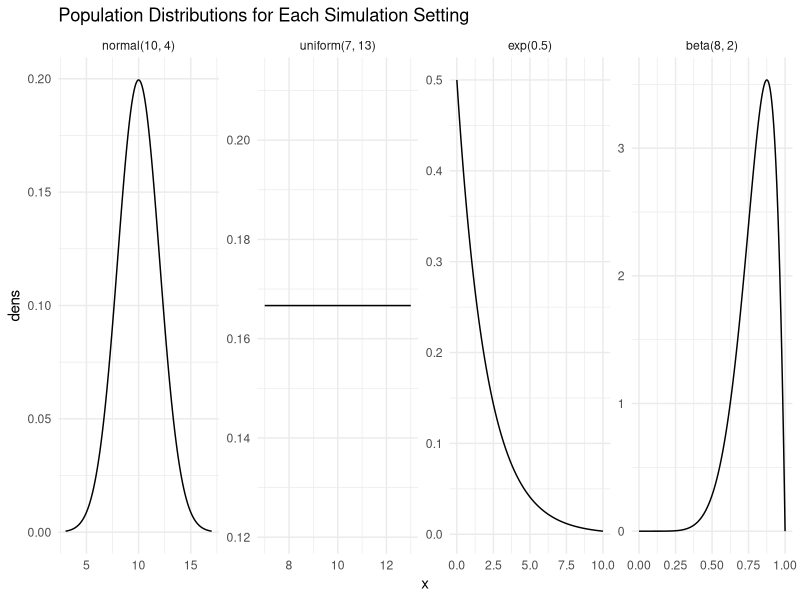
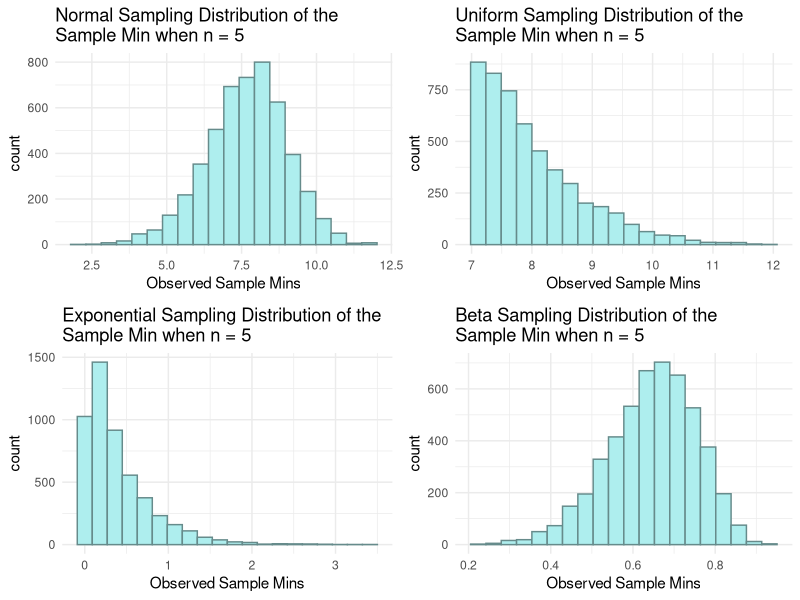
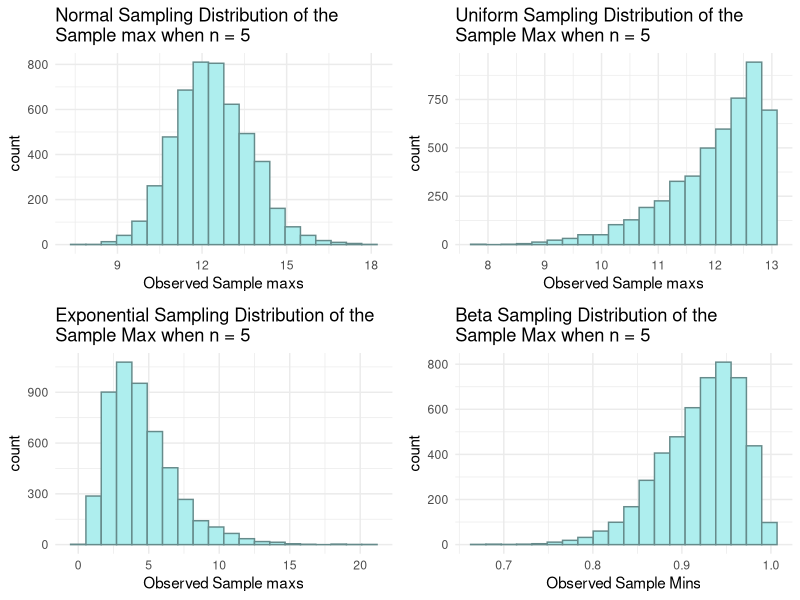
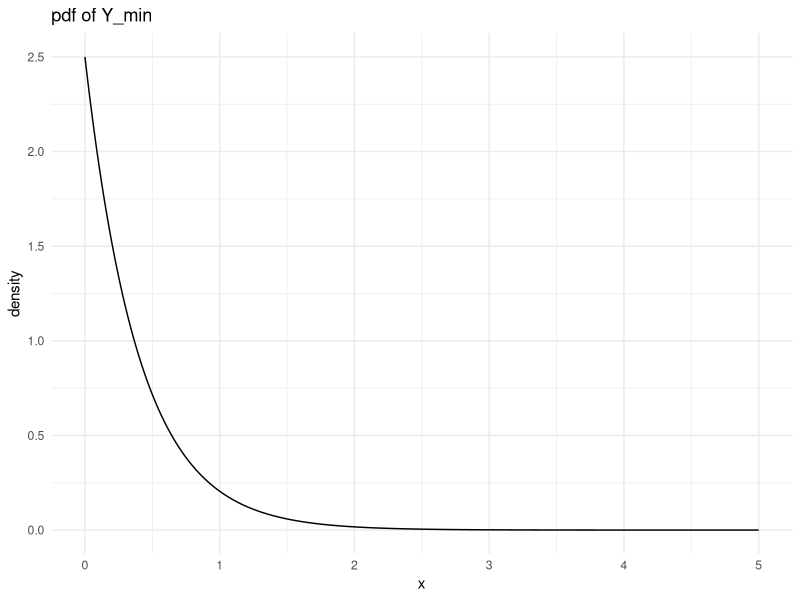
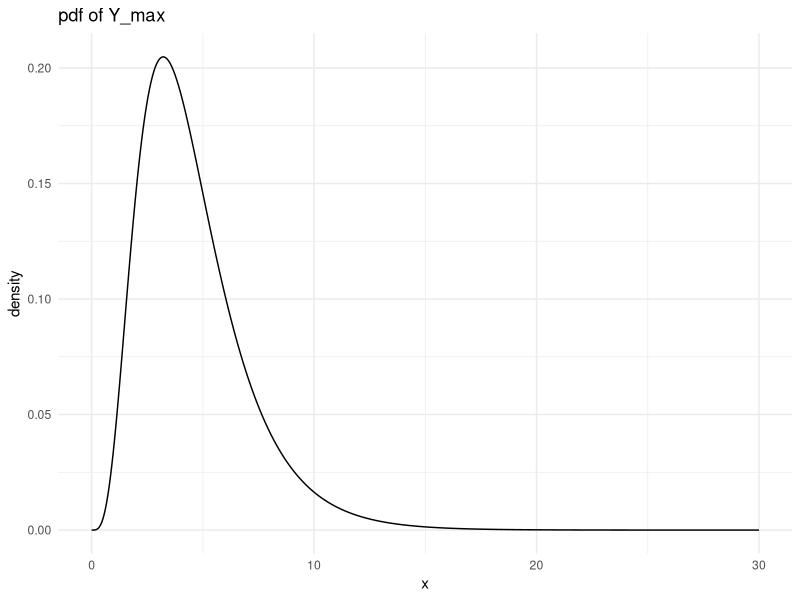

The R source for these figures, in order:
## ---- chunk 1
#| warnings: false
#| output: false
library(tidyverse)
library(gridExtra)
library(knitr)
## ---- chunk 2
#| echo: false

## create population graphs

norm_df <- tibble(x = seq(3, 17, length.out = 1000),
                  dens = dnorm(x, mean = 10, sd = 2),
                  pop = "normal(10, 4)")
unif_df <- tibble(x = seq(7, 13, length.out = 1000),
                  dens = dunif(x, 7, 13),
                  pop = "uniform(7, 13)")
exp_df <- tibble(x = seq(0, 10, length.out = 1000),
                 dens = dexp(x, 0.5),
                 pop = "exp(0.5)")
beta_df <- tibble(x = seq(0, 1, length.out = 1000),
                  dens = dbeta(x, 8, 2),
                  pop = "beta(8, 2)")

pop_plot <- bind_rows(norm_df, unif_df, exp_df, beta_df) |>
  mutate(pop = fct_relevel(pop, c("normal(10, 4)", "uniform(7, 13)",
                                  "exp(0.5)", "beta(8, 2)")))

ggplot(data = pop_plot, aes(x = x, y = dens)) +
  geom_line() +
  theme_minimal() +
  facet_wrap(~ pop, nrow = 1, scales = "free") +
  labs(title = "Population Distributions for Each Simulation Setting")
## ---- chunk 3
n <- 5            # sample size
mu <- 10          # population mean
sigma <- 2        # population standard deviation

generate_normal_min <- function(mu, sigma, n) {
  
  single_sample <- rnorm(n, mu, sigma)
  sample_min <- min(single_sample)
  
  return(sample_min)
}

nsim <- 5000      # number of simulations

## code to map through the function. 
## the \(i) syntax says to just repeat the generate_normal_mean function
## nsim times
normal_mins <- map_dbl(1:nsim, \(i) generate_normal_min(mu = mu, sigma = sigma, n = n))

## print some of the 5000 means
## each number represents the sample mean from __one__ sample.
normal_mins_df <- tibble(normal_mins)

normal_min_plot <- ggplot(data = normal_mins_df, aes(x = normal_mins)) +
  geom_histogram(colour = "paleturquoise4", fill = "paleturquoise2", bins = 20) +
  theme_minimal() +
  labs(x = "Observed Sample Mins",
       title = paste("Normal Sampling Distribution of the \nSample Min when n =", n))

kable(normal_mins_df |>
  summarise(mean_samp_dist = mean(normal_mins),
            var_samp_dist = var(normal_mins),
            se_samp_dist = sd(normal_mins)))
## ---- chunk 4
n <- 5            # sample size
mu <- 10          # population mean
sigma <- 2        # population standard deviation

generate_normal_max <- function(mu, sigma, n) {
  
  single_sample <- rnorm(n, mu, sigma)
  sample_max <- max(single_sample)
  
  return(sample_max)
}

nsim <- 5000  

normal_maxs <- map_dbl(1:nsim, \(i) generate_normal_max(mu = mu, sigma = sigma, n = n))

normal_maxs_df <- tibble(normal_maxs)

normal_max_plot <- ggplot(data = normal_maxs_df, aes(x = normal_maxs)) +
  geom_histogram(colour = "paleturquoise4", fill = "paleturquoise2", bins = 20) +
  theme_minimal() +
  labs(x = "Observed Sample maxs",
       title = paste("Normal Sampling Distribution of the \nSample max when n =", n))

kable(normal_maxs_df |>
  summarise(mean_samp_dist = mean(normal_maxs),
            var_samp_dist = var(normal_maxs),
            se_samp_dist = sd(normal_maxs)))
## ---- chunk 5
n <- 5        
theta_1 <- 7         
theta_2 <- 13        

generate_uniform_min <- function(theta_1, theta_2, n) {
  
  single_sample <- runif(n, theta_1, theta_2)
  sample_min <- min(single_sample)
  
  return(sample_min)
}

nsim <- 5000

uniform_mins <- map_dbl(1:nsim, \(i) generate_uniform_min(theta_1 = theta_1, theta_2 = theta_2, n = n))

uniform_mins_df <- tibble(uniform_mins)

uniform_min_plot <- ggplot(data = uniform_mins_df, aes(x = uniform_mins)) +
  geom_histogram(colour = "paleturquoise4", fill = "paleturquoise2", bins = 20) +
  theme_minimal() +
  labs(x = "Observed Sample Mins",
       title = paste("Uniform Sampling Distribution of the \nSample Min when n =", n))

kable(uniform_mins_df |>
  summarise(mean_samp_dist = mean(uniform_mins),
            var_samp_dist = var(uniform_mins),
            se_samp_dist = sd(uniform_mins)))
## ---- chunk 6
n <- 5    
theta_1 <- 7         
theta_2 <- 13        

generate_uniform_max <- function(theta_1, theta_2, n) {
  
  single_sample <- runif(n, theta_1, theta_2)
  sample_max <- max(single_sample)
  
  return(sample_max)
}

nsim <- 5000

uniform_maxs <- map_dbl(1:nsim, \(i) generate_uniform_max(theta_1 = theta_1, theta_2 = theta_2, n = n))

uniform_maxs_df <- tibble(uniform_maxs)

uniform_max_plot <- ggplot(data = uniform_maxs_df, aes(x = uniform_maxs)) +
  geom_histogram(colour = "paleturquoise4", fill = "paleturquoise2", bins = 20) +
  theme_minimal() +
  labs(x = "Observed Sample maxs",
       title = paste("Uniform Sampling Distribution of the \nSample Max when n =", n))

kable(uniform_maxs_df |>
  summarise(mean_samp_dist = mean(uniform_maxs),
            var_samp_dist = var(uniform_maxs),
            se_samp_dist = sd(uniform_maxs)))
## ---- chunk 7
n <- 5            
lambda <- 0.5      

generate_exponential_min <- function(lambda, n) {
  
  single_sample <- rexp(n, lambda)
  sample_min <- min(single_sample)
  
  return(sample_min)
}

nsim <- 5000     

exponential_mins <- map_dbl(1:nsim, \(i) generate_exponential_min(lambda = lambda, n = n))

exponential_mins_df <- tibble(exponential_mins)

exponential_min_plot <- ggplot(data = exponential_mins_df, aes(x = exponential_mins)) +
  geom_histogram(colour = "paleturquoise4", fill = "paleturquoise2", bins = 20) +
  theme_minimal() +
  labs(x = "Observed Sample Mins",
       title = paste("Exponential Sampling Distribution of the \nSample Min when n =", n))

kable(exponential_mins_df |>
  summarise(mean_samp_dist = mean(exponential_mins),
            var_samp_dist = var(exponential_mins),
            se_samp_dist = sd(exponential_mins)))
## ---- chunk 8
n <- 5        
lambda <- 0.5    

generate_exponential_max <- function(lambda, n) {
  
  single_sample <- rexp(n, lambda)
  sample_max <- max(single_sample)
  
  return(sample_max)
}

nsim <- 5000

exponential_maxs <- map_dbl(1:nsim, \(i) generate_exponential_max(lambda = lambda, n = n))

exponential_maxs_df <- tibble(exponential_maxs)

exponential_max_plot <- ggplot(data = exponential_maxs_df, aes(x = exponential_maxs)) +
  geom_histogram(colour = "paleturquoise4", fill = "paleturquoise2", bins = 20) +
  theme_minimal() +
  labs(x = "Observed Sample maxs",
       title = paste("Exponential Sampling Distribution of the \nSample Max when n =", n))

kable(exponential_maxs_df |>
  summarise(mean_samp_dist = mean(exponential_maxs),
            var_samp_dist = var(exponential_maxs),
            se_samp_dist = sd(exponential_maxs)))
## ---- chunk 9
n <- 5            # sample size
alpha <- 8
beta <- 2

generate_beta_min <- function(alpha, beta, n) {
  
  single_sample <- rbeta(n, alpha, beta)
  sample_min <- min(single_sample)
  
  return(sample_min)
}

nsim <- 5000  

beta_mins <- map_dbl(1:nsim, \(i) generate_beta_min(alpha = alpha, beta = beta, n = n))

beta_mins_df <- tibble(beta_mins)

beta_min_plot <- ggplot(data = beta_mins_df, aes(x = beta_mins)) +
  geom_histogram(colour = "paleturquoise4", fill = "paleturquoise2", bins = 20) +
  theme_minimal() +
  labs(x = "Observed Sample Mins",
       title = paste("Beta Sampling Distribution of the \nSample Min when n =", n))

kable(beta_mins_df |>
  summarise(mean_samp_dist = mean(beta_mins),
            var_samp_dist = var(beta_mins),
            se_samp_dist = sd(beta_mins)))
## ---- chunk 10
n <- 5            # sample size
alpha <- 8
beta <- 2

generate_beta_max <- function(alpha, beta, n) {
  
  single_sample <- rbeta(n, alpha, beta)
  sample_max <- max(single_sample)
  
  return(sample_max)
}

nsim <- 5000  

beta_maxs <- map_dbl(1:nsim, \(i) generate_beta_max(alpha = alpha, beta = beta, n = n))

beta_maxs_df <- tibble(beta_maxs)

beta_max_plot <- ggplot(data = beta_maxs_df, aes(x = beta_maxs)) +
  geom_histogram(colour = "paleturquoise4", fill = "paleturquoise2", bins = 20) +
  theme_minimal() +
  labs(x = "Observed Sample Mins",
       title = paste("Beta Sampling Distribution of the \nSample Max when n =", n))

kable(beta_maxs_df |>
  summarise(mean_samp_dist = mean(beta_maxs),
            var_samp_dist = var(beta_maxs),
            se_samp_dist = sd(beta_maxs)))
## ---- chunk 11
#| echo: false

grid.arrange(normal_min_plot, uniform_min_plot, exponential_min_plot, beta_min_plot, ncol = 2, nrow = 2)
## ---- chunk 12
#| echo: false

grid.arrange(normal_max_plot, uniform_max_plot, exponential_max_plot, beta_max_plot, ncol = 2, nrow = 2)
## ---- chunk 13
#| echo: false

n <- 5

x <- seq(0, 5, length.out = 1000)

density <- n * 0.5 * exp(-0.5 * n * x)

samp_min_df <- tibble::tibble(x, density)
ggplot(data = samp_min_df, aes(x = x, y = density)) +
  geom_line() +
  theme_minimal() +
  labs(title = "pdf of Y_min")

## ---- chunk 14
#| echo: false
n <- 5

x <- seq(0, 30, length.out = 1000)

density <-  n * (1 - exp(-0.5 * x))^(n-1) * (0.5 * exp(-0.5 * x))

## put into tibble and plot
samp_max_df <- tibble(x, density)
ggplot(data = samp_max_df, aes(x = x, y = density)) +
  geom_line() +
  theme_minimal() +
  labs(title = "pdf of Y_max")
